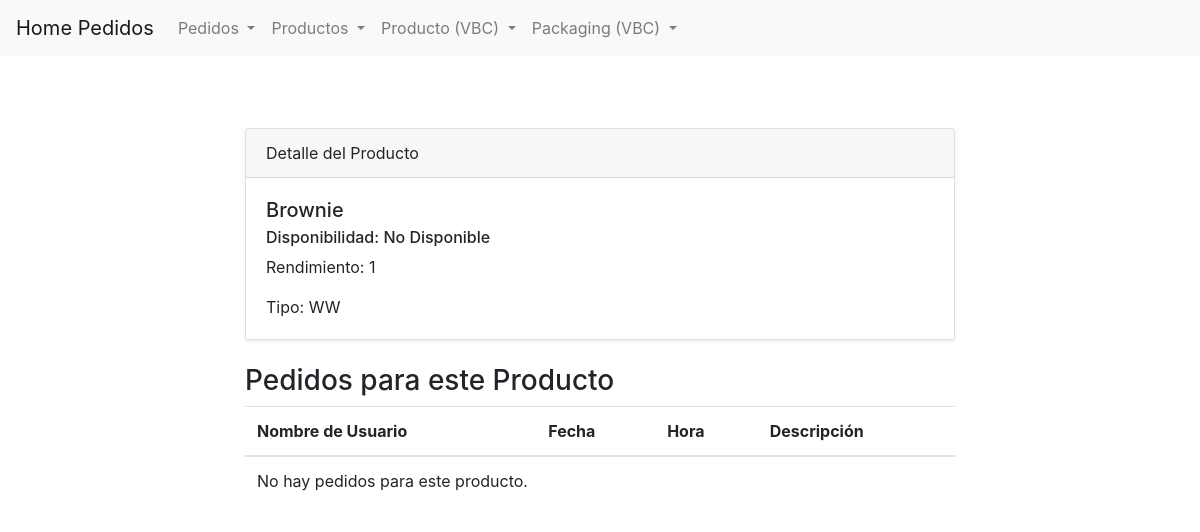
/pedidos/producto/vbc/1/detail, run on an earlier commit of the app's database.
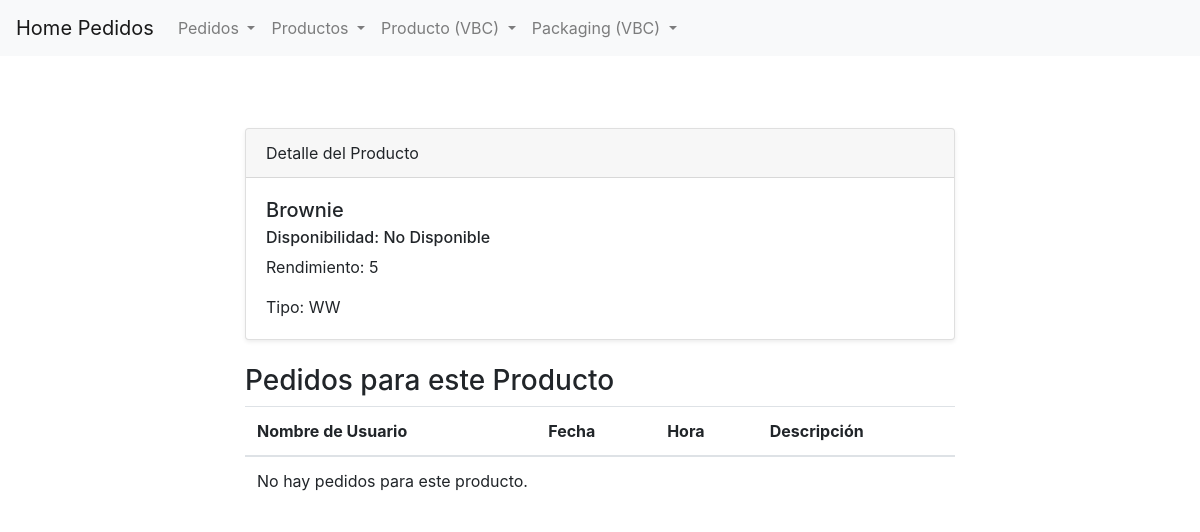
And on a later commit of the database.
### pedidos/models.py (models this page shows, shortened)
class Producto(models.Model):
    class Tipo(models.TextChoices):
        LIBRE_DE_GLUTEN = 'Gluten Free' , 'Gluten Free'
        VEGANO = 'Vegan' , 'Vegan'
        CONTIENE_TRIGO = 'With Wheat' , 'With Wheat'
        LIBRE_DE_AZUCAR = 'Sugar Free' , 'Sugar Free'
    nombre = models.CharField(max_length=100)
    disponible = models.BooleanField(default=True)
    rendimiento = models.IntegerField()
    tipo = models.CharField(
            max_length=50,
            choices=Tipo.choices,
            default=Tipo.CONTIENE_TRIGO,
    )
    descripcion = models.TextField(blank=True, null=True)

### pedidos/views.py (the view)
# urls.py: path("producto/vbc/<int:pk>/detail", ProductoDetailView.as_view(), name="vbc_producto_detail"),
class ProductoDetailView(DetailView):
    model = Producto
    template_name = "pedidos/vbc/detail-producto.html"
    context_object_name = "producto"

### pedidos/templates/pedidos/vbc/detail-producto.html (shortened to what this page needs)
{% extends 'pedidos/base.html' %}
{% block content %}
<section class="py-5">
    <div class="container">
        <div class="row">
            <div class="col-lg-8 mx-auto">
                <div class="card shadow-sm">
                    <div class="card-header">
                        Detalle del Producto
                    </div>
                    <div class="card-body">
                        <h5 class="card-title">{{ producto.nombre }}</h5>
                        {% if Producto.disponible %}
                        <h6 class="card-subtitle mb-2">Disponibilidad: Disponible</h6>
                        {% else %}
                        <h6 class="card-subtitle mb-2">Disponibilidad: No Disponible</h6>
                        {% endif %}
                        <p class="card-text">Rendimiento: {{ producto.rendimiento }}</p>
                        <p class="card-text">Tipo: {{ producto.tipo | default:"No proporcionado" }}</p>
                    </div>
                </div>
                <div class="mt-4">
                    <h3>Pedidos para este Producto</h3>
                    <table class="table">
                        <thead>
                            <tr>
                                <th scope="col">Nombre de Usuario</th>
                                <th scope="col">Fecha</th>
                                <th scope="col">Hora</th>
                                <th scope="col">Descripción</th>
                            </tr>
                        </thead>
                        <tbody>
                            {% for pedido in producto.pedidos.all %}
                            <tr>
                                <td>{{ pedido.nombre_de_usuario }}</td>
                                <td>{{ pedido.fecha | date:"d/m/Y" }}</td>
                                <td>{{ pedido.hora | date:"H:i" }}</td>
                                <td>{{ pedido.descripcion | default:"No proporcionado" }}</td>
                            </tr>
                            {% empty %}
                            <tr>
                                <td colspan="5">No hay pedidos para este producto.</td>
                            </tr>
                            {% endfor %}
                        </tbody>
                    </table>
                </div>
            </div>
        </div>
    </div>
</section>
{% endblock %}

What changed in the data, as far as the page shows it:
changed Producto "Brownie": rendimiento "1" → "5"
